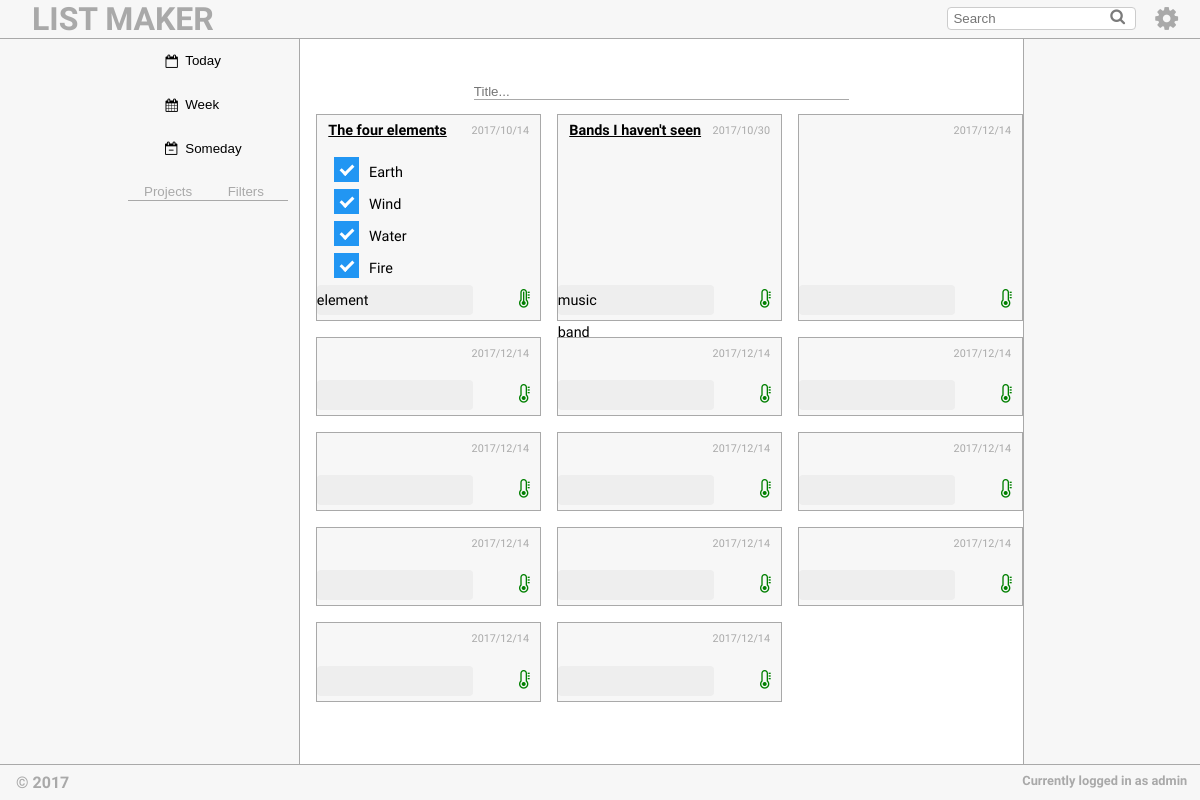
/main-page.php (signed in), run on the app's committed database.
### tables this page shows
CREATE TABLE List (
	id_list INTEGER PRIMARY KEY AUTOINCREMENT,
	username VARCHAR NOT NULL REFERENCES User(username),
	title TEXT NOT NULL,
	creation_date DATE NOT NULL,
	priority INTEGER,
	tags VARCHAR NOT NULL REFERENCES Tag(tags)
);

CREATE TABLE Bulletpoint (
	id_bp INTEGER PRIMARY KEY AUTOINCREMENT,
	content VARCHAR NOT NULL,
	checked BIT,
	id_list INTEGER REFERENCES List(id_list)
);

### main-page.php (the view, shortened to what this page needs)
<!DOCTYPE html>
<html>
    <head>
        <link rel="stylesheet" href="https://cdnjs.cloudflare.com/ajax/libs/font-awesome/4.7.0/css/font-awesome.min.css">
        <link href="css/style.css" rel="stylesheet">
        <?php
        include_once('includes/session.php');
        ?>
    </head>
    <body class="main">
        <header id="mainHeader">
            <span id="title">
                <a href="main-page.php"><h1>LIST MAKER</h1></a>
            </span>
            <span id="headerMenu">
                <button type="button" id="dropdown"><i class="fa fa-cog fa-2x" aria-hidden="true"></i></button>
            </span>
            <span id="searchBox">
                <input id="filter" type="text" placeholder="Search" />
            </span>
        </header>
        <aside class="categories">
            <div id="sortByDate">
                <button>
                <i class="fa fa-calendar-o fa-fw" id="dateIcon" aria-hidden="true"></i>
                <p>Today</p>
                </button>
                <button>
                <i class="fa fa-calendar fa-fw" id="dateIcon" aria-hidden="true"></i>
                <p>Week</p>
                </button>
                <button>
                <i class="fa fa-calendar-minus-o fa-fw" id="dateIcon" aria-hidden="true"></i>
                <p>Someday</p>
                </button>
            </div>
            <div id="sortByFilter">
                <button class="tab_link" onclick="switch_filter_tab(event, 'project_tab_content')"><p>Projects</p></button>
                <button class="tab_link" onclick="switch_filter_tab(event, 'filter_tab_content')"><p>Filters</p></button>
            </div>
                <p><?php
                    include_once("databases/getter-db.php");
                ?></p>
                <p><?php
                    include_once("databases/getter-db.php");
                ?></p>
        </aside>
        <div class="content">
            <div id="new_list" unique_id= <?php include_once("databases/getter-db.php"); get_new_list_id($_SESSION['username']) ?>>
                <input type="text" name="title" id="list_title_add" placeholder="Title..." required>
            </div>
            <div class="savedLists">
                <?php
                global $dbh;
                $stmt = $dbh->prepare("SELECT * FROM List WHERE username = ?");
                $stmt->execute(array($_SESSION['username']));
                while($row = $stmt->fetch()) {
                echo "<div id='single_list' unique_id=".$row['id_list'].">";
                    echo "<span id = 'list_title'>";
                        echo $row['title'];
                    echo "</span>";
                    echo "<span id = 'list_date'>";
                        echo $row['creation_date'];
                    echo "</span>";
                    echo "<div id = 'bulletpoints'>";
                        $stmt2 = $dbh->prepare("SELECT DISTINCT * FROM Bulletpoint B JOIN List L WHERE L.username = ? AND B.id_list = ? AND L.id_list = ?");
                        $stmt2->execute(array($_SESSION['username'], $row['id_list'], $row['id_list']));
                        while($second_row = $stmt2->fetch()) {
                        echo "<label class='single_bulletpoint' unique_id=".$second_row['id_bp'].">";
                            echo $second_row['content'];
                            echo "<span class='checkmark'></span>";
                        echo "</label>";
                        }
                    echo "</div>";
                    echo "<span id = 'list_priority'>";
                        if($row['priority'] == 1){
                        echo "<i class='fa fa-thermometer-empty' id='thermometer' aria-hidden='true'></i>";
                        } else if($row['priority'] == 2){
                        echo "<i class='fa fa-thermometer-half' id='thermometer' aria-hidden='true'></i>";
                        } else {
                        echo "<i class='fa fa-thermometer-full' id='thermometer' aria-hidden='true'></i>";
                        }
                    echo "</span>";
                    echo "<div id = 'list_tags'>";
                        $string_tags = $row['tags'];
                        $array_tags = explode(', ', $string_tags);
                        $i = 0;
                        while ($i < count($array_tags)) {
                            echo "<span>";
                            echo $array_tags[$i];
                            echo "</span>";
                            $i++;
                        }
                    echo "</div>";
                echo "</div>";
                }?>
            </div>
        </div>
        <footer>
            © 2017
            <span>Currently logged in as <?php echo $_SESSION['username'] ?></span>
        </footer>
    </body>
</html>

### databases/getter-db.php (shortened to what this page needs)
<?php
function get_new_list_id($username) {
  global $dbh;
  $stmt = $dbh->prepare("SELECT id_list FROM List WHERE username = ? ORDER BY id_list DESC LIMIT 1");
  $stmt->execute(array($username));
  $array_info = $stmt->fetch();
  if ($array_info == ' ')
    echo implode(',', $array_info);
}
?>

### data on the page
list: title "The four elements", creation_date "2017/10/14", tags "element"
bulletpoint: content "Earth"
bulletpoint: content "Wind"
bulletpoint: content "Water"
bulletpoint: content "Fire"
list: title "Bands I haven't seen", creation_date "2017/10/30", priority 1 (drawn), tags "music", tags "band"
list: creation_date "2017/12/14", priority 1 (drawn)
list: creation_date "2017/12/14", priority 1 (drawn)
list: creation_date "2017/12/14", priority 1 (drawn)
list: creation_date "2017/12/14", priority 1 (drawn)
list: creation_date "2017/12/14", priority 1 (drawn)
list: creation_date "2017/12/14", priority 1 (drawn)
list: creation_date "2017/12/14", priority 1 (drawn)
list: creation_date "2017/12/14", priority 1 (drawn)
list: creation_date "2017/12/14", priority 1 (drawn)
list: creation_date "2017/12/14", priority 1 (drawn)
list: creation_date "2017/12/14", priority 1 (drawn)
list: creation_date "2017/12/14", priority 1 (drawn)

### other printed values
$_SESSION['username'] "admin"
